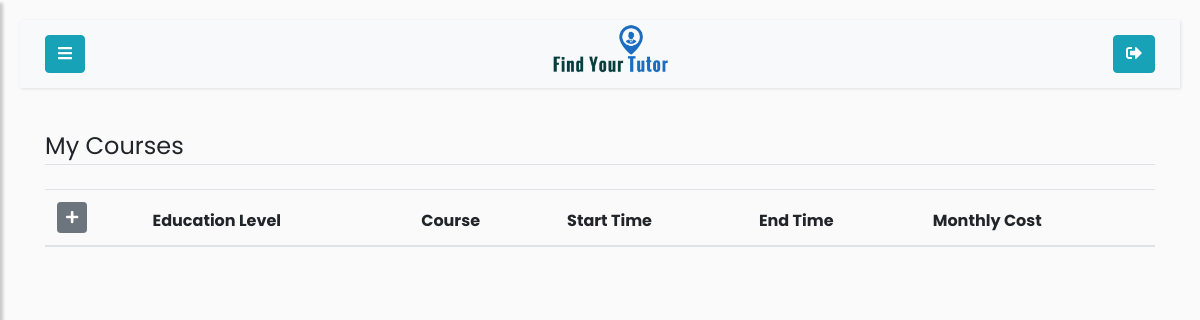
Before: /tutor/my-courses (signed in) with the older database file.
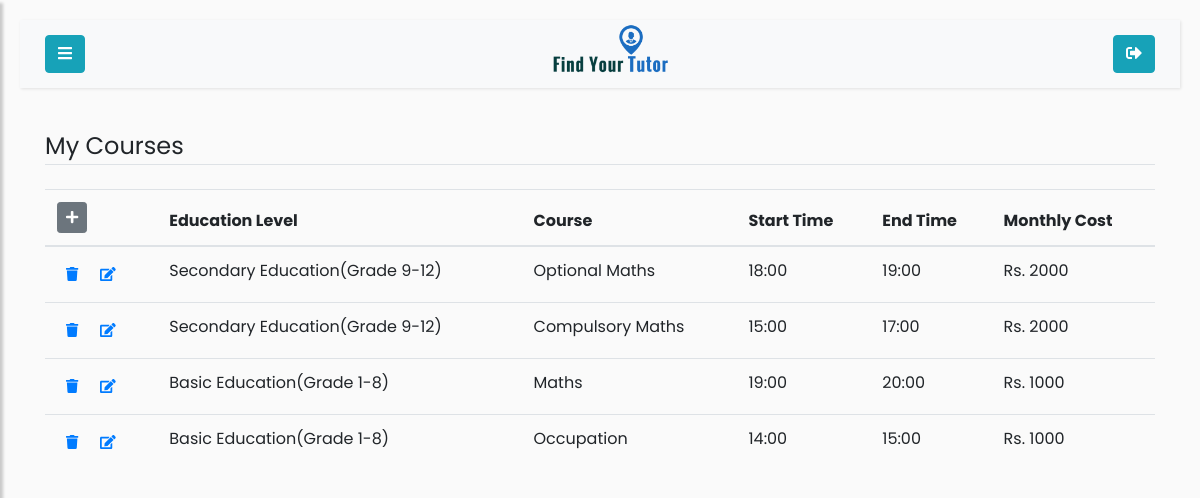
After: the same page with the newer database file.
### app/models.py (models this page shows)
class Mycourse(db.Model):
    id = db.Column(db.Integer, primary_key=True)
    user_id = db.Column(db.Integer, db.ForeignKey('user.id'))
    course_id = db.Column(db.Integer, db.ForeignKey('course.id'))
    time = db.Column(db.Time)
    endtime = db.Column(db.Time)
    cost = db.Column(db.Integer)

class Course(db.Model):
    id = db.Column(db.Integer, primary_key=True)
    course_title = db.Column(db.String(100), nullable=False)
    course_level = db.Column(db.String(100), nullable=False)
    course_description = db.Column(db.String(1000))
    mycourse = db.relationship('Mycourse', backref='Course', cascade="all, delete")

### app/routes.py (the view)
@app.route('/tutor/my-courses', methods=['POST', 'GET'])
@login_required
def tutor_courses():
    if current_user.is_authenticated and current_user.role == 'admin':
        return redirect('/admin')
    user = User.query.filter_by(username=current_user.username).first()
    my_courses = Mycourse.query.filter_by(user_id=current_user.id)
    form = MyCourseForm()
    form.create_cost_choices()
    if user.username == current_user.username and not is_tutor(user):
        return redirect(url_for('student'))
    elif user.username == current_user.username and is_tutor(user):
        tutor=Tutor.query.filter_by(user_id=user.id).first()
        return render_template("my-courses.html", user=user, tutor=tutor,
         profilepic=fetch_profile_pic(tutor), my_courses=my_courses ,form=form)

### app/forms.py (called while the page is built)
    def create_cost_choices(self):
        cost = []
        for d in range(1000, 10000, 1000):
            cost.append((d,'Rs. ' + str(d)))
        self.cost.choices = cost

### app/models.py (called while the page is built)
@login_manager.user_loader
def load_user(id):
    return User.query.get(int(id))

### app/routes.py (called while the page is built)
def is_tutor(user):
    if user.role == 'tutor':
        return True
    elif user.role == 'student':
        return False
    elif user.role == 'admin':
        return False

def fetch_default_profile_pic(user_obj):
    if isinstance(user_obj, Tutor):
        return url_for('static', filename='profile_pics/tutor.jpg')
    else:
        return url_for('static', filename='profile_pics/student.jpg')

def fetch_profile_pic(user_obj):
    try:
        pic_name_from_db = getattr(user_obj, 'profile_pic')
        picture_path = os.path.join(app.root_path, 'static/profile_pics')
        if pic_name_from_db in os.listdir(picture_path):
            profile_pic = url_for('static',filename='profile_pics/' + pic_name_from_db)
            return profile_pic
        return fetch_default_profile_pic(user_obj)
    except:
        return fetch_default_profile_pic(user_obj)

### app/templates/my-courses.html (shortened to what this page needs)
{% if user.role=='student' %}
    {% extends 'student.html' %}
{% else %}
    {% extends 'tutor.html' %}
{% endif %}
{% block content %}
<div class="container">
    <legend class="border-bottom mb-4">My Courses</legend>
    <div class='table-responsive'>
        <table class='table table-hover' id='my-courses-table'>
           <thead>
               <tr>
                    <th scope="col">
                        <a href="{{ url_for('courses') }}" class="btn btn-secondary btn-sm" id='add-new-course'>
                            <i class="fas fa-plus"></i>
                        </a>
                    </th>
                    <th scope="col">Education Level</th>
                    <th scope="col">Course</th>
                    <th scope="col">Start Time</th>
                    <th scope="col">End Time</th>
                    <th scope="col">Monthly Cost </th>
               </tr>
           </thead>
           <tbody>
            {% for my_course in my_courses %}
                <tr>
                    <th scope="row">
                        <a class="btn btn-link btn-sm"
                            href="{% if user.role=='tutor' %} {{url_for('delete_tutor_courses', id=my_course.id)}} {% else %} {{url_for('delete_student_courses', id=my_course.id)}} {% endif %} ">
                            <i class="fas fa-trash"></i>
                        </a>
                        <a href="{{url_for('edit_mycourse', id=my_course.id)}} "
                         class="btn btn-link btn-sm edit-btn">
                            <i class="fas fa-edit"></i>
                        </a>
                    </th>
                    <td> {{ my_course.Course.course_level or ''}} </td>
                    <td> {{ my_course.Course.course_title or '' }} </td>
                    <td> {{ my_course.time.strftime("%H:%M")  or '' }} </td>
                    <td>{{ my_course.endtime.strftime("%H:%M")  or '' }}</td>
                    <td> Rs. {{ my_course.cost or ''}} </td>
                </tr>
            {% endfor %}
           </tbody>
        </table>
    </div>
</div>
{% endblock %}

### app/templates/tutor.html (shortened to what this page needs)
{% extends "extends/base-user.html" %}

### app/templates/extends/base-user.html (shortened to what this page needs)
<!DOCTYPE html>
<html>
<head>
    <link rel="stylesheet" href="https://stackpath.bootstrapcdn.com/bootstrap/4.1.0/css/bootstrap.min.css">
    <link rel="stylesheet" href="https://cdnjs.cloudflare.com/ajax/libs/malihu-custom-scrollbar-plugin/3.1.5/jquery.mCustomScrollbar.min.css">
</head>
<body>
    <div class ='wrapper'>
        <div id='content'>
            <nav class="navbar navbar-expand-lg navbar-light bg-light">
                <div class="container-fluid">
                    <button type="button" id="sidebarCollapse" class="btn btn-info">
                        <i class="fa fa-bars"></i>
                    </button>
                    <a class="navbar-brand" href="{{url_for('home')}}">
                        <img class="image-responsive" style="width:120.5px;height:62px;margin:auto;"
                          src="{{url_for('static', filename='images/logo.png')}}" />
                    </a>
                    <a class="btn btn-info" href="{{url_for('logout')}}">
                        <i class="fas fa-sign-out-alt"></i>
                    </a>
                </div>
            </nav>
            {% block content %}{% endblock %}
        </div>
    </div>
</body>
</html>

Changed rows visible on the page:
added Mycourse: Course "Secondary Education(Grade 9-12)", Course "Optional Maths", time "18:00", endtime "19:00", cost "2000"
added Mycourse: Course "Secondary Education(Grade 9-12)", Course "Compulsory Maths", time "15:00", endtime "17:00", cost "2000"
added Mycourse: Course "Basic Education(Grade 1-8)", Course "Maths", time "19:00", endtime "20:00", cost "1000"
added Mycourse: Course "Basic Education(Grade 1-8)", Course "Occupation", time "14:00", endtime "15:00", cost "1000"
